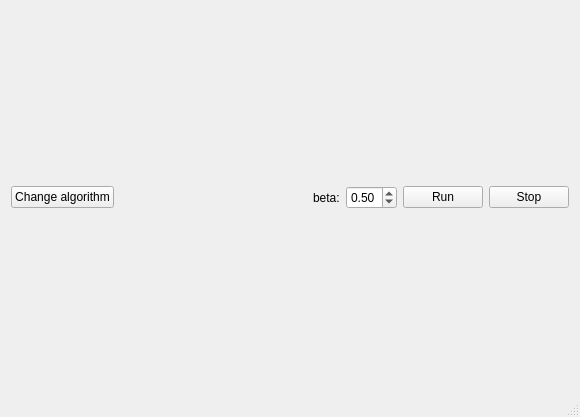
<?xml version="1.0" encoding="UTF-8"?>
<ui version="4.0">
 <class>MainWindow</class>
 <widget class="QMainWindow" name="MainWindow">
  <property name="geometry">
   <rect>
    <x>0</x>
    <y>0</y>
    <width>580</width>
    <height>417</height>
   </rect>
  </property>
  <property name="minimumSize">
   <size>
    <width>0</width>
    <height>100</height>
   </size>
  </property>
  <property name="windowTitle">
   <string>Ising model simulation</string>
  </property>
  <widget class="QWidget" name="centralWidget">
   <layout class="QVBoxLayout" name="verticalLayout">
    <item>
     <layout class="QHBoxLayout" name="horizontalLayout"/>
    </item>
    <item>
     <layout class="QHBoxLayout" name="horizontalLayout_2">
      <item>
       <widget class="QPushButton" name="ChangeAlgoButton">
        <property name="text">
         <string>Change algorithm</string>
        </property>
       </widget>
      </item>
      <item>
       <spacer name="horizontalSpacer">
        <property name="orientation">
         <enum>Qt::Horizontal</enum>
        </property>
        <property name="sizeHint" stdset="0">
         <size>
          <width>40</width>
          <height>20</height>
         </size>
        </property>
       </spacer>
      </item>
      <item>
       <widget class="QLabel" name="label">
        <property name="text">
         <string>beta:</string>
        </property>
       </widget>
      </item>
      <item>
       <widget class="QDoubleSpinBox" name="BetaSpinBox">
        <property name="decimals">
         <number>2</number>
        </property>
        <property name="maximum">
         <double>1.000000000000000</double>
        </property>
        <property name="singleStep">
         <double>0.010000000000000</double>
        </property>
        <property name="value">
         <double>0.500000000000000</double>
        </property>
       </widget>
      </item>
      <item>
       <widget class="QPushButton" name="RunButton">
        <property name="text">
         <string>Run</string>
        </property>
       </widget>
      </item>
      <item>
       <widget class="QPushButton" name="StopButton">
        <property name="text">
         <string>Stop</string>
        </property>
       </widget>
      </item>
     </layout>
    </item>
   </layout>
  </widget>
  <widget class="QStatusBar" name="statusBar"/>
 </widget>
 <layoutdefault spacing="6" margin="11"/>
 <resources/>
 <connections/>
</ui>
